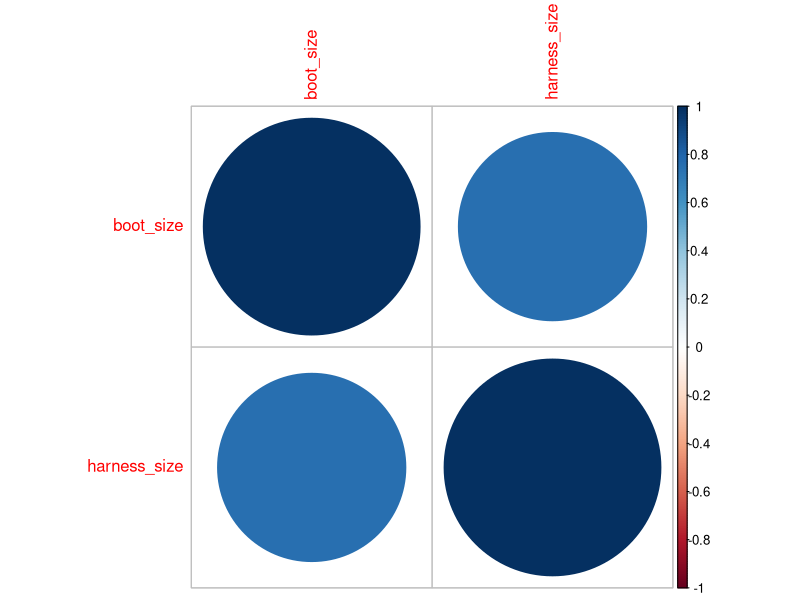
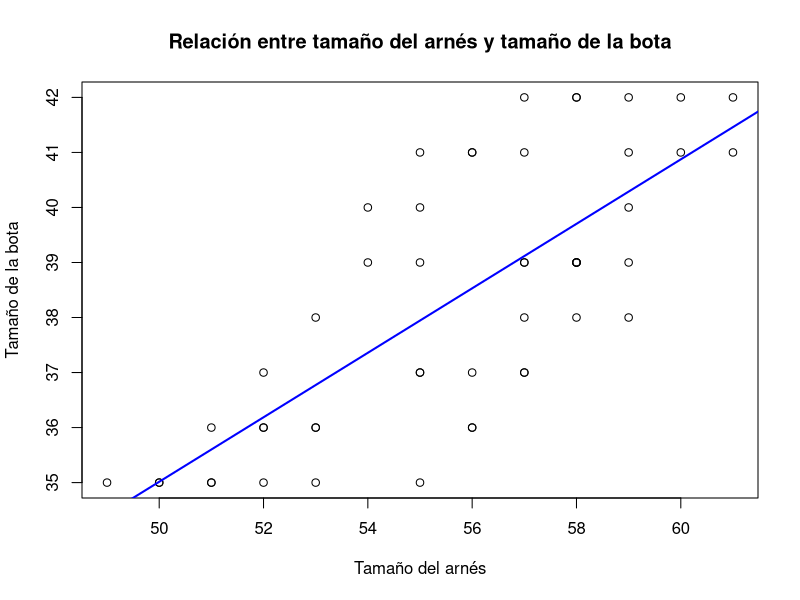
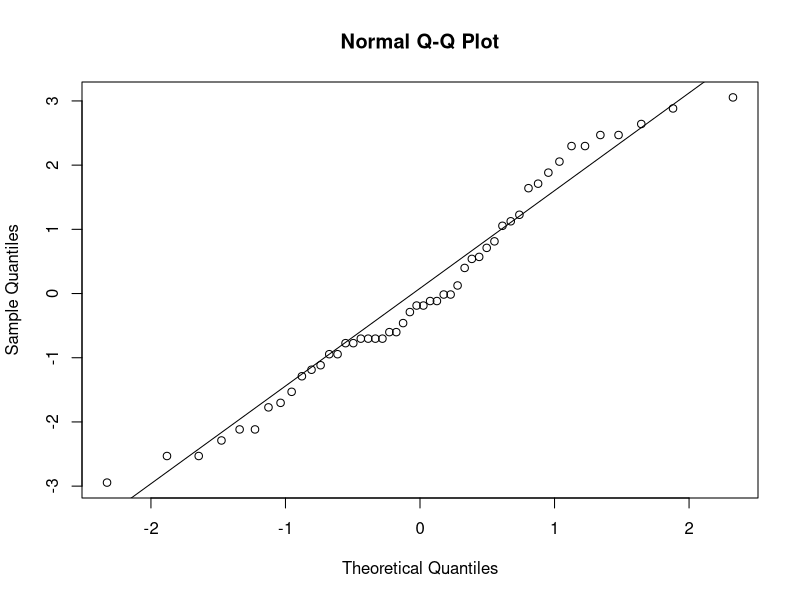
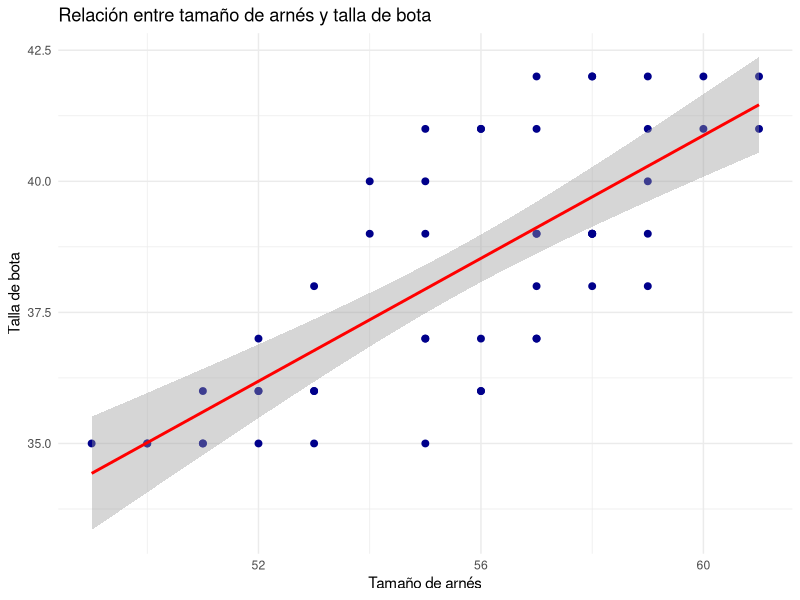
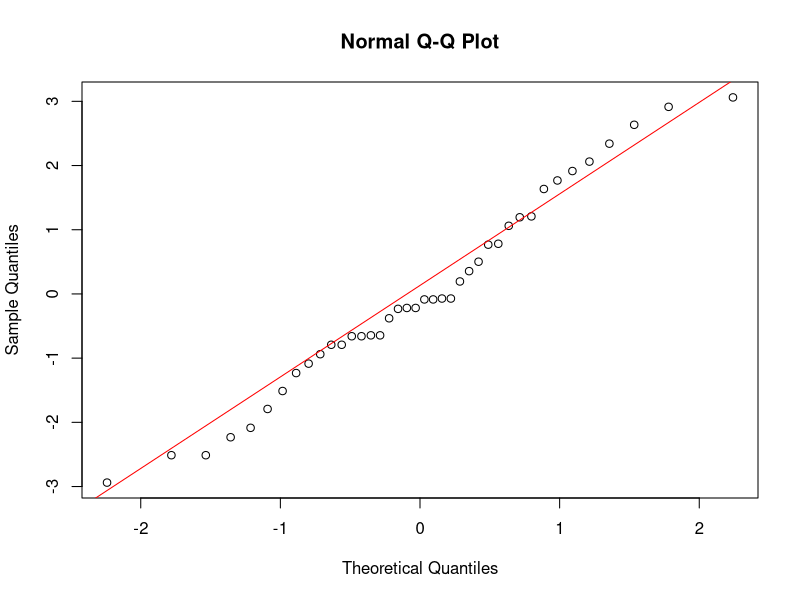
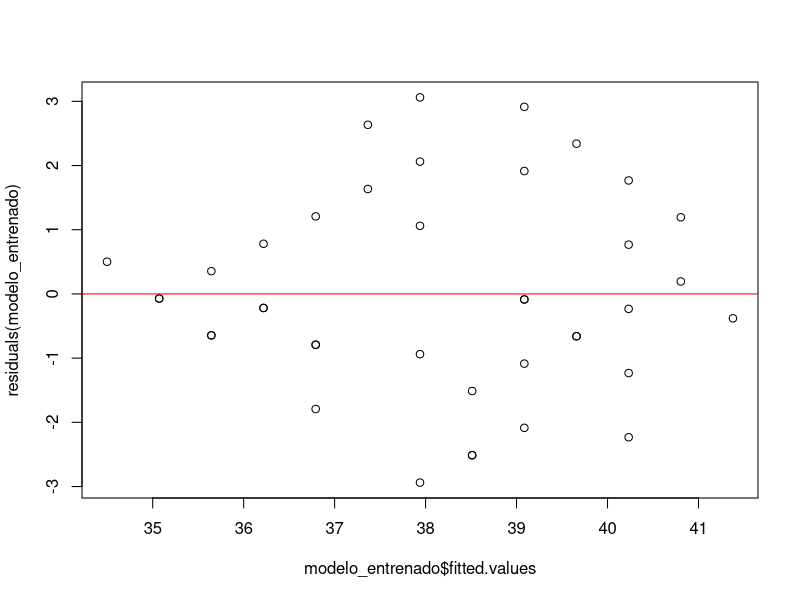
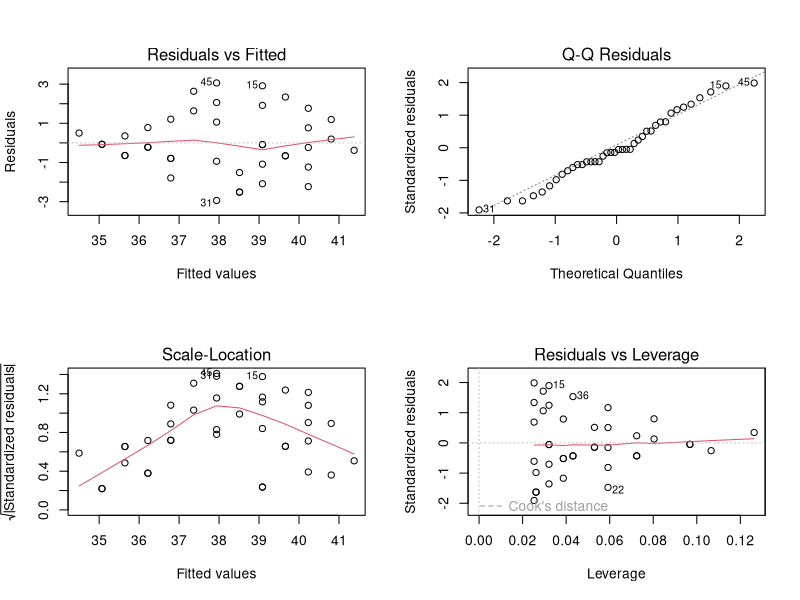
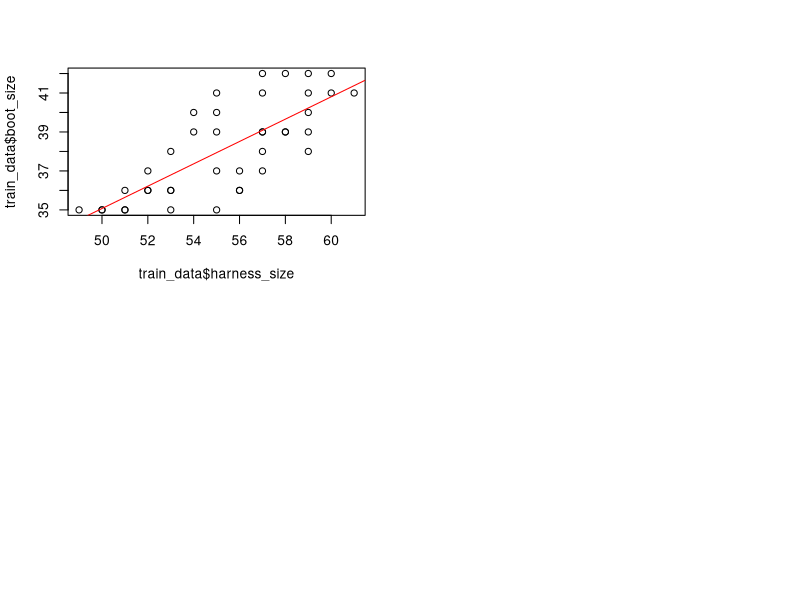

These figures' R source, in order:
## ---- chunk 1
#Si da error generando el pdf, usa estos comandos:
#install.packages("tinytex")
#tinytex::tlmgr_install("xetex")
#install.packages("skimr") # Descomenta si no lo tienes
#install.packages("lmtest") # Descomenta si no lo tienes
# Cargar las librerías necesarias
library(readr)
library(ggplot2)
library(scales)
library(tidyverse)
library(dplyr)
library(car)
library(corrplot)
library(ggpubr)
library(skimr)
library(lmtest)

## ---- chunk 2

# Crear el data frame directamente a partir de los vectores
data <- data.frame(
    boot_size = c(39, 38, 37, 39, 38, 35, 37, 36, 35, 40, 
                  40, 36, 38, 39, 42, 42, 36, 36, 35, 41, 
                  42, 38, 37, 35, 40, 36, 35, 39, 41, 37, 
                  35, 41, 39, 41, 42, 42, 36, 37, 37, 39,
                  42, 35, 36, 41, 41, 41, 39, 39, 35, 39),
                  
    harness_size = c(58, 58, 52, 58, 57, 52, 55, 53, 49, 54,
                     59, 56, 53, 58, 57, 58, 56, 51, 50, 59,
                     59, 59, 55, 50, 55, 52, 53, 54, 61, 56,
                     55, 60, 57, 56, 61, 58, 53, 57, 57, 55,
                     60, 51, 52, 56, 55, 57, 58, 57, 51, 59)
)

# Tipo de datos de cada columna.
glimpse(data)
class(data$boot_size) # Tipo de dato de la columna boot_size
class(data$harness_size) # Tipo de dato de la columna harness_size

str(data)
summary(data)

## ---- chunk 3


correlation_matrix<- cor(data[,1:2]) # matriz de correlación)
correlation_df <- as.data.frame(as.table(correlation_matrix)) # Convertir a data frame
correlation_matrix

corrplot(correlation_matrix)

# Filtrado quitando diagonal y duplicados - Sentido cuando son más variables.
correlation_df_filtered <- correlation_df %>%
filter(Var1 != Var2) %>%
rowwise() %>%
mutate(pair = paste(sort(c(Var1, Var2)), collapse = "_")) %>%
ungroup() %>%
distinct(pair, .keep_all = TRUE) %>%
arrange(desc(Freq))
# Ver resultados
print(correlation_df_filtered)




## ---- chunk 4

modelo <- lm(boot_size ~ harness_size, data = data)



# Comprobar la linealidad del modelo
plot(data$harness_size, data$boot_size,
     main = "Relación entre tamaño del arnés y tamaño de la bota",
     xlab = "Tamaño del arnés",
     ylab = "Tamaño de la bota")

# Añadir la recta de regresión basada en el modelo completo
abline(modelo, col = "blue", lwd = 2)

summary(modelo)



## ---- chunk 5

shapiro.test(residuals(modelo))
qqnorm(residuals(modelo)); qqline(residuals(modelo))


## ---- chunk 6
bptest(modelo)	


## ---- chunk 7

dwtest(modelo)	

## ---- chunk 8

library(ggplot2)

ggplot(data, aes(x = harness_size, y = boot_size)) +
  geom_point(color = "darkblue", size = 2) +            # Puntos observados
  geom_smooth(method = "lm", se = TRUE, color = "red") + # Recta de regresión + IC
  labs(
    title = "Relación entre tamaño de arnés y talla de bota",
    x = "Tamaño de arnés",
    y = "Talla de bota"
  ) +
  theme_minimal()

## ---- chunk 9

# Dividir los datos en conjunto de entrenamiento y prueba
set.seed(123) # Para reproducibilidad
train_indices <- sample(1:nrow(data), size = 0.8 * nrow(data))
train_data <- data[train_indices, ]
test_data <- data[-train_indices, ]


# Entrenar el modelo de regresión lineal
modelo_entrenado <- lm(boot_size ~ harness_size, data = train_data)
# Resumen del modelo entrenado
summary(modelo_entrenado)



## ---- chunk 10

# Predecir en el conjunto de prueba
predicciones <- predict(modelo_entrenado, newdata = test_data)

# Comparar las predicciones con los valores reales

resultados <- data.frame(
  Real = test_data$boot_size,
  Predicho = predicciones
)
print(resultados)

## ---- chunk 11

# Comprobar la normalidad de los residuos
shapiro.test(residuals(modelo_entrenado))
# visualización de la normalidad.
qqnorm(residuals(modelo_entrenado))
qqline(residuals(modelo_entrenado), col = "red")


# Comprobar la homocedasticidad de los residuos
bptest(modelo_entrenado)
# Visualización
plot(modelo_entrenado$fitted.values, residuals(modelo_entrenado))
abline(h = 0, col = "red")
# Comprobar la independencia de los residuos
dwtest(modelo_entrenado)




par(mfrow = c(2, 2)) # Para mostrar dos gráficos en una fila
plot(modelo_entrenado)
## ---- chunk 12
plot(train_data$harness_size, train_data$boot_size)
abline(modelo_entrenado, col = "red")
## ---- chunk 13
library(ggplot2)

ggplot(test_data, aes(x = harness_size, y = boot_size)) +
  geom_point(color = "blue", size = 2) +  # Observaciones reales
  geom_smooth(method = "lm", color = "red", se = FALSE) +  # Línea de regresión
  geom_point(aes(y = predicciones), color = "green", size = 2) +  # Predicciones
  labs(
    title = "Predicción de la talla de bota a partir del tamaño del arnés",
    x = "Tamaño del arnés",
    y = "Talla de bota"
  ) +
  theme_minimal()
## ---- chunk 14
predicciones <- predict(modelo_entrenado, newdata = test_data)
residuos_test <- test_data$boot_size - predicciones

mse <- mean(residuos_test^2)
rmse <- sqrt(mse)
print(paste("MSE:", round(mse, 2)))
print(paste("RMSE:", round(rmse, 2)))
## ---- chunk 15

predict(modelo, newdata = data.frame(harness_size = 52.5))

